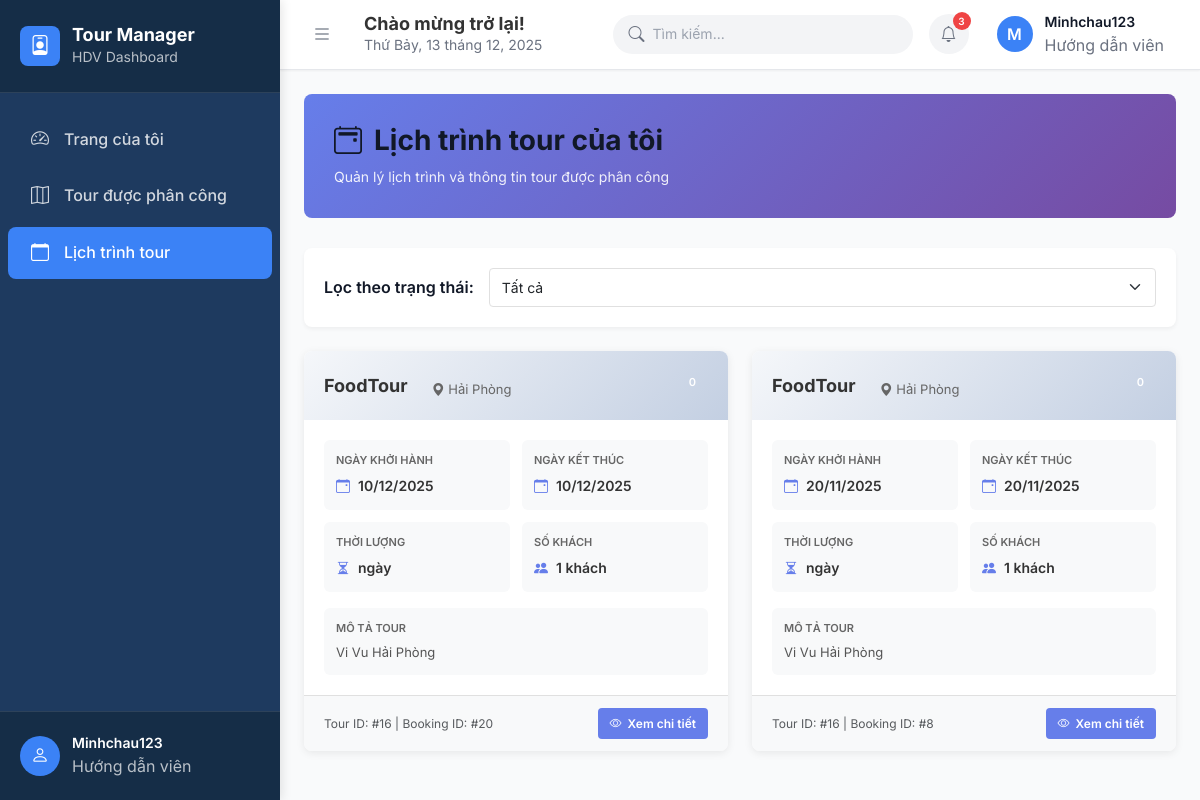
Screenshot of /?act=hdv_tour_schedule (signed in) with the database file from the repository.
### tables this page shows
CREATE TABLE `booking` (
  `id` int NOT NULL,
  `id_tour` int NOT NULL,
  `schedule_id` int DEFAULT NULL,
  `ngay_di` date DEFAULT NULL,
  `loai_dat` varchar(20) DEFAULT 'ca_nhan',
  `trang_thai` varchar(50) DEFAULT 'cho_xac_nhan',
  `tong_tien` decimal(12,2) DEFAULT '0.00',
  `ngay_tao` datetime DEFAULT CURRENT_TIMESTAMP,
  `ngay_cap_nhat` datetime DEFAULT CURRENT_TIMESTAMP ON UPDATE CURRENT_TIMESTAMP,
  `trang_thai_thanh_toan` varchar(50) DEFAULT 'chua_thanh_toan'
);

CREATE TABLE `tour` (
  `id` int NOT NULL,
  `tour_name` varchar(100) DEFAULT NULL,
  `image` varchar(255) DEFAULT NULL,
  `description` text,
  `destination` varchar(100) DEFAULT NULL,
  `id_danh_muc` int DEFAULT NULL,
  `status` tinyint(1) DEFAULT NULL,
  `duration` int DEFAULT NULL
);

### controllers/HdvController.php (called while the page is built, shortened)
<?php
class HdvController
{
    public function viewSchedule()
    {
        $hdvModel = new HdvModel();
        $account_id = $_SESSION['user_id'];
        $hdvProfile = $hdvModel->getHdvInfoByAccountId($account_id);
        $hdv_id = $hdvProfile['id'];
        $schedules = $hdvModel->getHdvSchedules($hdv_id);
        require_file_view("HDV/hdv_tour_schedule", compact("schedules", "hdvProfile"));
    }
}

### models/HdvModel.php (called while the page is built, shortened)
<?php
class HdvModel
{
    private $pdo;
    public function __construct()
    {
        $host = 'localhost';
        $db   = 'duan1-nhom6';
        $user = 'root';
        $pass = '';
        $charset = 'utf8mb4';
        $dsn = "mysql:host=$host;dbname=$db;charset=$charset";
        $options = [
            PDO::ATTR_ERRMODE            => PDO::ERRMODE_EXCEPTION,
            PDO::ATTR_DEFAULT_FETCH_MODE => PDO::FETCH_ASSOC,
            PDO::ATTR_EMULATE_PREPARES   => false,
        ];
        try {
            $this->pdo = new PDO($dsn, $user, $pass, $options);
        } catch (PDOException $e) {
            throw new PDOException($e->getMessage(), (int)$e->getCode());
        }
    }
    public function getHdvInfoByAccountId($account_id)
    {
        $sql = "SELECT * FROM nhansu WHERE id_taikhoan = ?";
        return $this->pdo_query_one($sql, [$account_id]);
    }
    public function getHdvSchedules($hdv_id)
    {
        $sql = "SELECT DISTINCT
                    b.id AS booking_id,
                    b.ngay_di AS start_date,
                    ADDDATE(b.ngay_di, INTERVAL t.duration DAY) AS end_date,
                    t.id AS tour_id,
                    t.tour_name,
                    t.destination,
                    t.duration,
                    t.description,
                    t.status AS tour_status,
                    (SELECT COUNT(*) FROM khachtour k WHERE k.id_booking = b.id) AS so_khach
                FROM phan_cong_hdv pc
                INNER JOIN booking b ON pc.id_booking = b.id
                INNER JOIN tour t ON b.id_tour = t.id
                WHERE pc.id_hdv = ?
                ORDER BY b.ngay_di DESC";
        return $this->pdo_query($sql, [$hdv_id]);
    }
    private function pdo_query($sql, $params = [])
    {
        $stmt = $this->pdo->prepare($sql);
        $stmt->execute($params);
        return $stmt->fetchAll();
    }
    private function pdo_query_one($sql, $params = [])
    {
        $stmt = $this->pdo->prepare($sql);
        $stmt->execute($params);
        return $stmt->fetch();
    }
}

### views/HDV/hdv_tour_schedule.php (the view, shortened to what this page needs)
<?php require_once 'header_hdv.php'; ?>
<?php require_once 'sidebar_hdv.php'; ?>
<div class="content">
    <div class="page-header">
        <div class="page-header-content">
            <h1>
                <i class="bi bi-calendar2-event"></i>
                Lịch trình tour của tôi
            </h1>
            <p class="subtitle">Quản lý lịch trình và thông tin tour được phân công</p>
        </div>
    </div>
    <div class="page-content">
        <?php if (empty($schedules)): ?>
            <div class="empty-state">
                <div class="empty-icon">
                    <i class="bi bi-calendar-x"></i>
                </div>
                <h3>Không có lịch trình nào</h3>
                <p>Bạn chưa được phân công tour nào. Vui lòng liên hệ quản lý để được phân công.</p>
            </div>
        <?php else: ?>
            <div class="filter-section">
                <div class="filter-group">
                    <label for="filterStatus">Lọc theo trạng thái:</label>
                    <select id="filterStatus" class="form-select" onchange="filterSchedules()">
                        <option value="">Tất cả</option>
                    </select>
                </div>
            </div>
            <div class="schedules-grid">
                <?php
                $currentDate = date('Y-m-d');
                foreach ($schedules as $schedule):
                    $startDateRaw = $schedule['start_date'] ?? null;
                    $endDateRaw = $schedule['end_date'] ?? null;
                    $bookingStatus = $schedule['booking_status'] ?? '';
                    $startTimestamp = $startDateRaw ? strtotime($startDateRaw) : null;
                    $endTimestamp = $endDateRaw ? strtotime($endDateRaw) : null;
                    $startDisplay = 'Chưa cập nhật';
                    $endDisplay = 'Chưa cập nhật';
                    if ($startTimestamp) {
                        $startDisplay = date('d/m/Y', $startTimestamp);
                    }
                    $durationValue = $schedule['duration'] ?? null;
                    if (!is_numeric($durationValue)) {
                        if (is_string($durationValue) && preg_match('/\d+/', $durationValue, $matches)) {
                            $durationValue = (int)$matches[0];
                        } else {
                            $durationValue = 1;
                        }
                    }
                    $durationDays = max((int)$durationValue, 1);
                    if ($endTimestamp) {
                        $calculatedEndTimestamp = $endTimestamp;
                    } elseif ($startTimestamp) {
                        $calculatedEndTimestamp = $startTimestamp + max($durationDays - 1, 0) * 86400;
                    } else {
                        $calculatedEndTimestamp = null;
                    }
                    if ($calculatedEndTimestamp) {
                        $endDisplay = date('d/m/Y', $calculatedEndTimestamp);
                    }
                    $startDate = $startTimestamp ? date('Y-m-d', $startTimestamp) : null;
                    $effectiveEndDate = $calculatedEndTimestamp ? date('Y-m-d', $calculatedEndTimestamp) : null;
                    $timeStatus = 'unknown';
                    if ($bookingStatus === 'da_huy' || $bookingStatus === 'hoan_tat') {
                        $timeStatus = 'finished';
                    } elseif ($bookingStatus === 'dang_dien_ra') {
                        $timeStatus = 'ongoing';
                    } elseif ($startDate) {
                        if ($startDate > $currentDate) {
                            $timeStatus = 'upcoming';
                        } elseif ($effectiveEndDate && $currentDate > $effectiveEndDate) {
                            $timeStatus = 'finished';
                        } else {
                            $timeStatus = 'ongoing';
                        }
                    }
                ?>
                    <div class="schedule-card"
                         data-status="<?= htmlspecialchars($schedule['tour_status'] ?? '') ?>"
                         data-time-status="<?= $timeStatus ?>"
                         data-booking-status="<?= htmlspecialchars($bookingStatus) ?>">
                        <div class="card-header">
                            <div class="header-left">
                                <h3><?= htmlspecialchars($schedule['tour_name'] ?? '') ?></h3>
                                <p class="location">
                                    <i class="bi bi-geo-alt-fill"></i>
                                    <?= htmlspecialchars($schedule['destination'] ?? '') ?>
                                </p>
                            </div>
                            <div class="header-right">
                                <span class="badge badge-<?= htmlspecialchars($schedule['tour_status'] ?? '') ?>">
                                    <?php
                                    $statusMap = [
                                        'sap_mo' => 'Sắp mở',
                                        'dang_mo' => 'Đang mở',
                                        'da_dong' => 'Đã đóng'
                                    ];
                                    echo $statusMap[$schedule['tour_status'] ?? ''] ?? ($schedule['tour_status'] ?? '');
                                    ?>
                                </span>
                            </div>
                        </div>
                        <div class="card-body">
                            <div class="info-grid">
                                <div class="info-box">
                                    <label>Ngày khởi hành</label>
                                    <p class="info-value">
                                        <i class="bi bi-calendar-event"></i>
                                        <?= $startDisplay ?>
                                    </p>
                                </div>
                                <div class="info-box">
                                    <label>Ngày kết thúc</label>
                                    <p class="info-value">
                                        <i class="bi bi-calendar-event"></i>
                                        <?= $endDisplay ?>
                                    </p>
                                </div>
                                <div class="info-box">
                                    <label>Thời lượng</label>
                                    <p class="info-value">
                                        <i class="bi bi-hourglass-split"></i>
                                        <?= htmlspecialchars($schedule['duration'] ?? '') ?> ngày
                                    </p>
                                </div>
                                <div class="info-box">
                                    <label>Số khách</label>
                                    <p class="info-value">
                                        <i class="bi bi-people-fill"></i>
                                        <?= htmlspecialchars($schedule['so_khach'] ?? '') ?> khách
                                    </p>
                                </div>
                            </div>
                            <?php if (!empty($schedule['description'])): ?>
                                <div class="description-box">
                                    <label>Mô tả tour</label>
                                    <p><?= htmlspecialchars($schedule['description'] ?? '') ?></p>
                                </div>
                            <?php endif; ?>
                        </div>
                        <div class="card-footer">
                            <small class="text-muted">
                                Tour ID: #<?= htmlspecialchars($schedule['tour_id'] ?? '') ?> |
                                Booking ID: #<?= htmlspecialchars($schedule['booking_id'] ?? '') ?>
                            </small>
                            <a href="?act=hdv_schedule_detail&booking_id=<?= urlencode($schedule['booking_id'] ?? '') ?>" class="btn-detail">
                                <i class="bi bi-eye"></i>
                                Xem chi tiết
                            </a>
                        </div>
                    </div>
                <?php endforeach; ?>
            </div>
        <?php endif; ?>
    </div>
</div>
<?php require_once 'footer_hdv.php'; ?>

### views/layout/assets/style.css (style rules this page uses)
:root { --sidebar-bg: #1e3a5f; --sidebar-dark: #152d47; --sidebar-active: #3b82f6; --sidebar-hover: #2d4a6b; --header-bg: #ffffff; --header-border: #e5e7eb; --primary-blue: #3b82f6; --primary-blue-dark: #2563eb; --primary-blue-light: #60a5fa; --text-primary: #111827; --text-secondary: #6b7280; --text-muted: #9ca3af; --text-light: #ffffff; --bg-white: #ffffff; --bg-gray: #f9fafb; --bg-gray-light: #f3f4f6; --border-color: #e5e7eb; --border-dark: #d1d5db; --success: #10b981; --warning: #f59e0b; --danger: #ef4444; --info: #3b82f6; --shadow-sm: 0 1px 2px 0 rgba(0, 0, 0, 0.05); --shadow-md: 0 4px 6px -1px rgba(0, 0, 0, 0.1); --shadow-lg: 0 10px 15px -3px rgba(0, 0, 0, 0.1); --space-1: 0.25rem; --space-2: 0.5rem; --space-3: 0.75rem; --space-4: 1rem; --space-5: 1.25rem; --space-6: 1.5rem; --space-8: 2rem; --font-family: 'Inter', -apple-system, BlinkMacSystemFont, 'Segoe UI', sans-serif; --text-sm: 0.875rem; --text-base: 1rem; --text-lg: 1.125rem; --text-xl: 1.25rem; --text-2xl: 1.5rem; --radius-sm: 0.375rem; --radius-md: 0.5rem; --radius-lg: 0.75rem; --radius-xl: 1rem; --radius-full: 9999px; }
* { box-sizing: border-box; margin: 0; padding: 0; }
body { font-family: var(--font-family); background: var(--bg-gray); color: var(--text-primary); line-height: 1.6; overflow-x: hidden; }
.header-left { display: flex; align-items: center; gap: var(--space-6); }
.header-right { display: flex; align-items: center; gap: var(--space-4); }
.page-header { margin-bottom: var(--space-6); }
.page-header h1 { font-size: var(--text-2xl); font-weight: 700; color: var(--text-primary); margin-bottom: var(--space-2); }
.badge { display: inline-flex; align-items: center; padding: var(--space-1) var(--space-3); border-radius: var(--radius-full); font-size: var(--text-xs); font-weight: 500; }
.form-control, .form-select { width: 100%; padding: var(--space-2) var(--space-4); border: 1px solid var(--border-color); border-radius: var(--radius-md); font-size: var(--text-sm); outline: none; transition: all 0.2s; }

### rows the page displays
booking: id_tour.tour_name "FoodTour", id_tour.destination "Hải Phòng", id_tour.status "0", ngay_di "10/12/2025", so_khach "1", id_tour.description "Vi Vu Hải Phòng", id_tour "16", id "20"
booking: id_tour.tour_name "FoodTour", id_tour.destination "Hải Phòng", id_tour.status "0", ngay_di "20/11/2025", so_khach "1", id_tour.description "Vi Vu Hải Phòng", id_tour "16", id "8"

### other values shown
substr($_SESSION['full_name'] ?? $_SESSION['username'], 0, 1) "M"
$_SESSION['full_name'] "Minhchau123"
$_SESSION['username'] "Minhchau123"
